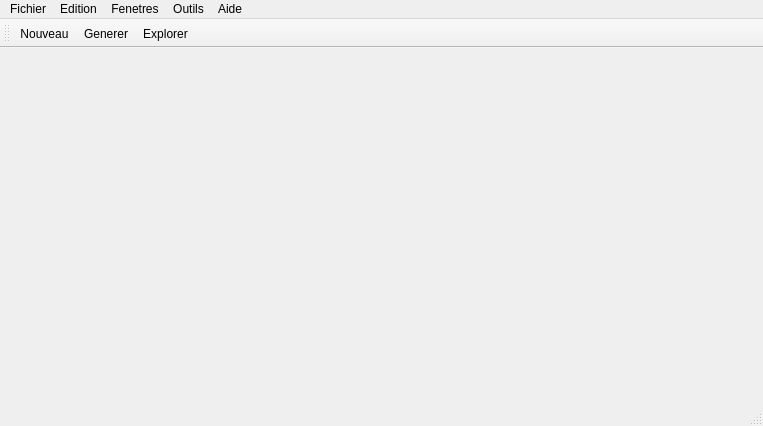
<?xml version="1.0" encoding="UTF-8"?>
<ui version="4.0">
 <class>MainWindow</class>
 <widget class="QMainWindow" name="MainWindow">
  <property name="geometry">
   <rect>
    <x>0</x>
    <y>0</y>
    <width>763</width>
    <height>426</height>
   </rect>
  </property>
  <property name="sizePolicy">
   <sizepolicy hsizetype="Preferred" vsizetype="Preferred">
    <horstretch>0</horstretch>
    <verstretch>0</verstretch>
   </sizepolicy>
  </property>
  <property name="windowTitle">
   <string>MainWindow</string>
  </property>
  <widget class="QWidget" name="centralWidget">
   <layout class="QGridLayout" name="gridLayout">
    <item row="0" column="1">
     <widget class="ToolWidget" name="toolWidget" native="true">
      <property name="sizePolicy">
       <sizepolicy hsizetype="Minimum" vsizetype="Preferred">
        <horstretch>0</horstretch>
        <verstretch>0</verstretch>
       </sizepolicy>
      </property>
     </widget>
    </item>
    <item row="0" column="0">
     <widget class="GLWidget" name="renderWidget" native="true">
      <property name="sizePolicy">
       <sizepolicy hsizetype="Expanding" vsizetype="Expanding">
        <horstretch>0</horstretch>
        <verstretch>0</verstretch>
       </sizepolicy>
      </property>
     </widget>
    </item>
   </layout>
  </widget>
  <widget class="QMenuBar" name="menuBar">
   <property name="geometry">
    <rect>
     <x>0</x>
     <y>0</y>
     <width>763</width>
     <height>26</height>
    </rect>
   </property>
   <widget class="QMenu" name="menuFichier">
    <property name="title">
     <string>Fichier</string>
    </property>
    <addaction name="actionNouveau"/>
    <addaction name="actionImporter"/>
    <addaction name="actionExporter"/>
    <addaction name="separator"/>
    <addaction name="actionQuitter"/>
   </widget>
   <widget class="QMenu" name="menuEdition">
    <property name="title">
     <string>Edition</string>
    </property>
   </widget>
   <widget class="QMenu" name="menuVue">
    <property name="title">
     <string>Fenetres</string>
    </property>
   </widget>
   <widget class="QMenu" name="menuOutils">
    <property name="title">
     <string>Outils</string>
    </property>
    <addaction name="actionGenerer"/>
    <addaction name="actionExplorer"/>
   </widget>
   <widget class="QMenu" name="menuAide">
    <property name="title">
     <string>Aide</string>
    </property>
   </widget>
   <addaction name="menuFichier"/>
   <addaction name="menuEdition"/>
   <addaction name="menuVue"/>
   <addaction name="menuOutils"/>
   <addaction name="menuAide"/>
  </widget>
  <widget class="QToolBar" name="mainToolBar">
   <attribute name="toolBarArea">
    <enum>TopToolBarArea</enum>
   </attribute>
   <attribute name="toolBarBreak">
    <bool>false</bool>
   </attribute>
   <addaction name="actionNouveau"/>
   <addaction name="actionGenerer"/>
   <addaction name="actionExplorer"/>
  </widget>
  <widget class="QStatusBar" name="statusBar"/>
  <action name="actionGenerer">
   <property name="text">
    <string>Generer</string>
   </property>
   <property name="toolTip">
    <string>generer le monde</string>
   </property>
  </action>
  <action name="actionExplorer">
   <property name="text">
    <string>Explorer</string>
   </property>
  </action>
  <action name="actionImporter">
   <property name="text">
    <string>Importer</string>
   </property>
  </action>
  <action name="actionExporter">
   <property name="text">
    <string>Exporter</string>
   </property>
  </action>
  <action name="actionQuitter">
   <property name="text">
    <string>Quitter</string>
   </property>
  </action>
  <action name="actionNouveau">
   <property name="text">
    <string>Nouveau</string>
   </property>
   <property name="toolTip">
    <string>Nouveau monde</string>
   </property>
  </action>
 </widget>
 <layoutdefault spacing="6" margin="11"/>
 <customwidgets>
  <customwidget>
   <class>GLWidget</class>
   <extends>QWidget</extends>
   <header>glwidget.h</header>
   <container>1</container>
  </customwidget>
  <customwidget>
   <class>ToolWidget</class>
   <extends>QWidget</extends>
   <header location="global">toolwidget.h</header>
   <container>1</container>
  </customwidget>
 </customwidgets>
 <resources/>
 <connections/>
</ui>
